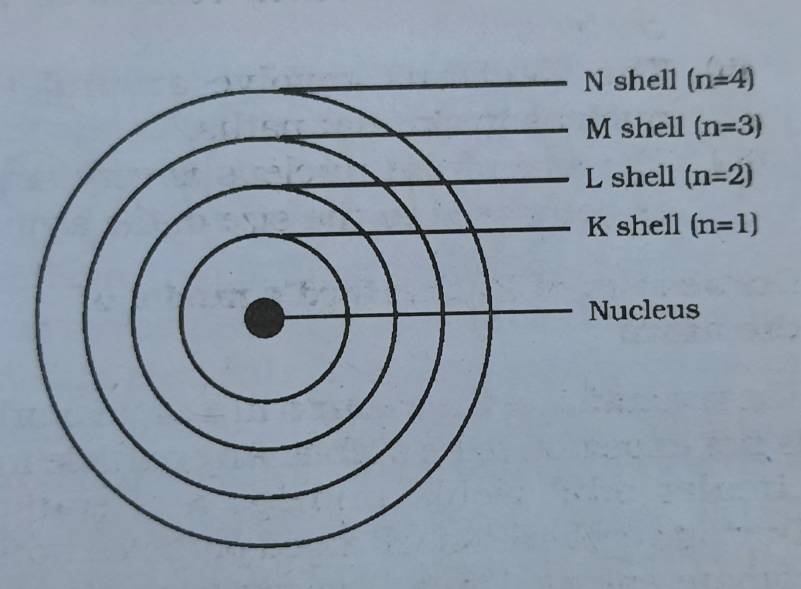
#> input picture AR V2/koi.png, 1602 x 1178 px, found by its file name (shown at 1/2 size)
$ jupyter execute AR.ipynb
#> lines starting #> are read from the running program, lines starting #| are printed output that depends on the picture
[cell 1]
import cv2, numpy as np, glob
import os


img1 = cv2.imread('koi.PNG') # This is the image identified for overlaying
#> img1 is the input picture: shape (1178, 1602, 3); mean B, G, R 168.8, 155.2, 142.7
win_name = 'Camera Matching'
MIN_MATCH = 10
images = glob.glob('0.JPG') #all the jpg images in the folder could be displayed
currentImage=0  #the first image is selected
replaceImg=cv2.imread(images[currentImage])
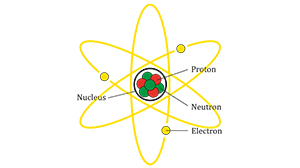
#> input picture AR V2/0.JPG, 300 x 168 px
#> replaceImg is the input picture: shape (168, 300, 3); mean B, G, R 240.9, 250.1, 251.2
rows,cols,ch = replaceImg.shape
#> rows = 168; cols = 300; ch = 3
pts1 = np.float32([[0, 0],[0,rows],[(cols),(rows)],[cols,0]])
#> pts1 = [[0, 0], [0, 168], [300, 168], [300, 0]]
zoomLevel = 0   #when zoomLevel is positive it zooms in, when its negative it zooms out
processing = True   #boolean variable using for disabling the image processing
maskThreshold=10
# Detector used runs ORB (Oriented FAST and Rotated BRIEF)
detector = cv2.ORB_create(1000)
# Flann for approximating the nearest neighbour
FLANN_INDEX_LSH = 6
index_params= dict(algorithm = FLANN_INDEX_LSH,
                   table_number = 6,
                   key_size = 12,
                   multi_probe_level = 1)
search_params=dict(checks=32)
matcher = cv2.FlannBasedMatcher(index_params, search_params)

# Start of video capture and setting the frame size
cap = cv2.VideoCapture(0)
cap.set(cv2.CAP_PROP_FRAME_WIDTH, 1920)
cap.set(cv2.CAP_PROP_FRAME_HEIGHT, 1080)


while cap.isOpened():
    ret, frame = cap.read()
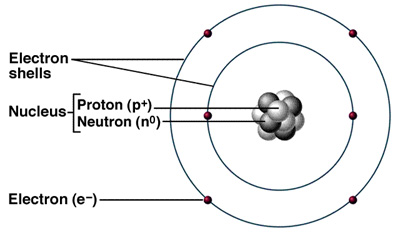
#> input picture AR V2/1.jpg, 400 x 233 px, given in place of the camera
#> frame is the input picture: shape (233, 400, 3); mean B, G, R 240.8, 240.4, 240
    if img1 is None:
        res = frame
    else:
        img2 = frame
        gray1 = cv2.cvtColor(img1, cv2.COLOR_BGR2GRAY)
        gray2 = cv2.cvtColor(img2, cv2.COLOR_BGR2GRAY)
        kp1, desc1 = detector.detectAndCompute(gray1, None)
#> kp1 = 1000 keypoints; strongest (x, y, size): (1139, 456, 53.6), (933, 455, 31), (1184, 468, 77.1), (891, 621, 31)
        kp2, desc2 = detector.detectAndCompute(gray2, None)
#> kp2 = 916 keypoints; strongest (x, y, size): (107, 106, 31), (107, 104, 31), (81, 102, 31), (57, 58, 31)
        matches = matcher.knnMatch(desc1, desc2, 2)
#> matches = 1000 matches
        ratio = 0.75
        good_matches = [m[0] for m in matches \
                            if len(m) == 2 and m[0].distance < m[1].distance * ratio]
#> good_matches = 23 matches
        matchesMask = np.zeros(len(good_matches)).tolist()
#> matchesMask = [0, 0, 0, 0, 0, 0, 0, 0, 0, 0, 0, 0, 0, 0, 0, 0, 0, 0, 0, 0, 0, 0, 0]
        if len(good_matches) > MIN_MATCH:
            src_pts = np.float32([ kp1[m.queryIdx].pt for m in good_matches ])
#> src_pts = 23 rows, first 8: [930, 457], [569, 639], [976, 620], [930, 456], [1269.6, 430.8], [985, 619.2], [927.4, 456.5], [891.6, 632.4]
            dst_pts = np.float32([ kp2[m.trainIdx].pt for m in good_matches ])
#> dst_pts = 23 rows, first 8: [56, 62], [67.68, 108], [171.6, 81.6], [53, 62], [199.1, 112], [168, 105], [54, 62.4], [171.6, 81.6]
            mtrx, mask = cv2.findHomography(src_pts, dst_pts, cv2.RANSAC, 5.0)
#> mtrx = [[-0.0617, -0.205, 207.3], [-0.0216, -0.245, 185.1], [-0.000297, -0.000956, 1]]; mask = 23 values, max 1 at index 5, min 0 at index 0, mean 0.435
            #mask = cv2.erode(mask, (3, 3))
            #mask = cv2.dilate(mask, (3, 3))
            if mask.sum() > MIN_MATCH:
                matchesMask = mask.ravel().tolist()
                h,w, = img1.shape[:2]
                pts = np.float32([ [[0,0]],[[0,h-1]],[[w-1,h-1]],[[w-1,0]] ])
                dst = cv2.perspectiveTransform(pts,mtrx)
                dst = cv2.getPerspectiveTransform(pts1,dst)
                rows, cols, ch = frame.shape
                distance = cv2.warpPerspective(replaceImg,dst,(cols,rows))
                rt, mk = cv2.threshold(cv2.cvtColor(distance, cv2.COLOR_BGR2GRAY), maskThreshold, 1,cv2.THRESH_BINARY_INV)
                mk = cv2.erode(mk, (3, 3))
                mk = cv2.dilate(mk, (3, 3))

                for c in range(0, 3):
                    frame[:, :, c] = distance[:,:,c]*(1-mk[:,:]) + frame[:,:,c]*mk[:,:]
        cv2.imshow('img', frame)
        #Wait for the key
        key = cv2.waitKey(1)
#> (key q is pressed here)
        #decide the action based on the key value (quit, zoom, change image)
        if key == ord('q'): # quit
            print ('Quit')
            break
        if key == ord('i'): # + zoom in
            zoomLevel=zoomLevel+0.05
            rows,cols,ch = replaceImg.shape
            A=[-zoomLevel*cols,-zoomLevel*rows]
            B=[-zoomLevel*cols,zoomLevel*rows]
            C=[zoomLevel*cols,zoomLevel*rows]
            D=[zoomLevel*cols,-zoomLevel*rows]
            pts1 = np.float32([[0, 0],[0,rows],[(cols),(rows)],[cols,0]])
            pts1 = pts1 + np.float32([A,B,C,D])
            print ('Zoom in')

        if key == ord('o'): # - zoom out
            zoomLevel=zoomLevel-0.05
            rows,cols,ch = replaceImg.shape
            pts1 = np.float32([[0, 0],[0,rows],[(cols),(rows)],[cols,0]])
            pts1 = pts1 + np.float32([[-zoomLevel*cols,-zoomLevel*rows],
                                      [-zoomLevel*cols,zoomLevel*rows],
                                      [zoomLevel*cols,zoomLevel*rows],
                                      [zoomLevel*cols,-zoomLevel*rows]])
            print ('Zoom out')
        if key == ord('n'): # -> next image
            if currentImage<len(images)-1:
                currentImage=currentImage+1
                replaceImg=cv2.imread(images[currentImage])
                rows, cols, ch = replaceImg.shape
                pts1 = np.float32([[0, 0], [0, rows], [(cols), (rows)], [cols, 0]])
                pts1 = pts1 + np.float32([[-zoomLevel * cols, -zoomLevel * rows],
                                          [-zoomLevel * cols, zoomLevel * rows],
                                          [zoomLevel * cols, zoomLevel * rows],
                                          [zoomLevel * cols, -zoomLevel * rows]])
                print ('Next image')
            else:
                print ('No more images on the right')
        if key == ord('m'): # <- previous image
            if currentImage>0:
                currentImage=currentImage-1
                replaceImg=cv2.imread(images[currentImage])
                rows, cols, ch = replaceImg.shape
                pts1 = np.float32([[0, 0], [0, rows], [(cols), (rows)], [cols, 0]])
                pts1 = pts1 + np.float32([[-zoomLevel * cols, -zoomLevel * rows],
                                          [-zoomLevel * cols, zoomLevel * rows],
                                          [zoomLevel * cols, zoomLevel * rows],
                                          [zoomLevel * cols, -zoomLevel * rows]])
                print ('Previous image')
            else:
                print ('No more images on the left')

cap.release()
cv2.destroyAllWindows()
